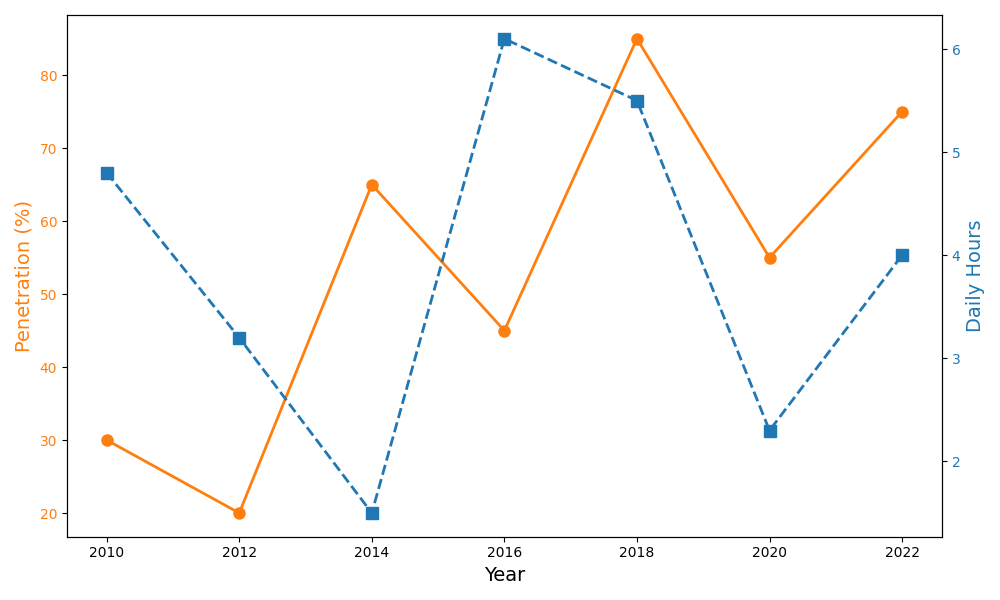

Write the Python code that produced this figure.
import matplotlib.pyplot as plt
import numpy as np

# Data
years = np.array([2010, 2012, 2014, 2016, 2018, 2020, 2022])
penetration_rate = np.array([30, 20, 65, 45, 85, 55, 75])
avg_daily_hours_online = np.array([4.8, 3.2, 1.5, 6.1, 5.5, 2.3, 4.0])

fig, ax1 = plt.subplots(figsize=(10, 6))

# Line plot for penetration rate
color1 = 'tab:orange'  # Changed color to tab:orange
ax1.set_xlabel('Year', fontsize=14)
ax1.set_ylabel('Penetration (%)', fontsize=14, color=color1)
ax1.plot(years, penetration_rate, color=color1, marker='o', markersize=8, 
         linestyle='-', linewidth=2)
ax1.tick_params(axis='y', labelcolor=color1)

# Second y-axis for daily hours online
ax2 = ax1.twinx()
color2 = 'tab:blue'  # Changed color to tab:blue
ax2.set_ylabel('Daily Hours', fontsize=14, color=color2)
ax2.plot(years, avg_daily_hours_online, color=color2, marker='s', markersize=8, 
         linestyle='--', linewidth=2)
ax2.tick_params(axis='y', labelcolor=color2)

plt.tight_layout()

plt.show()
